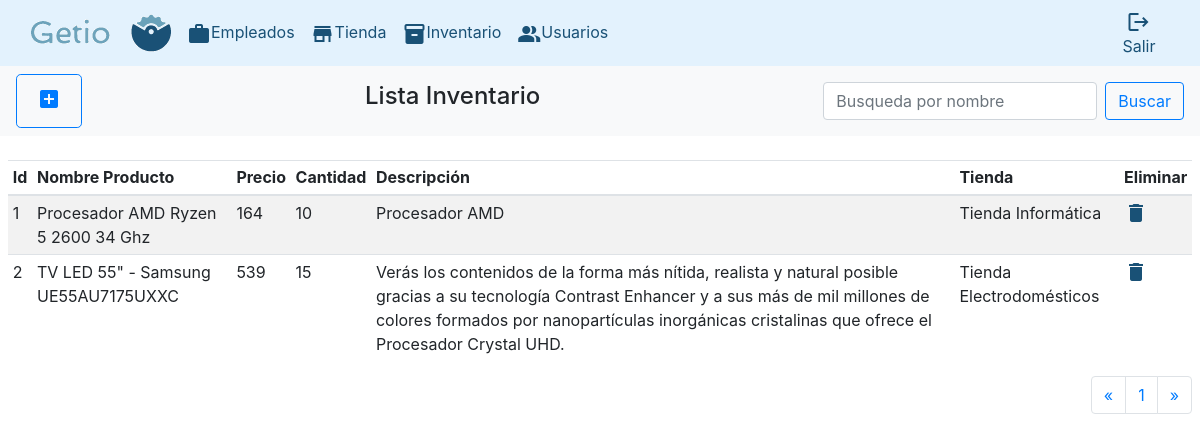
The page /?controller=inventario&&action=showInventario (signed in) on the database its author committed.
### tables this page shows
CREATE TABLE inventario (
	id_inventario INT UNSIGNED AUTO_INCREMENT PRIMARY KEY,
    nombre_producto VARCHAR(60) NOT NULL,
    precio DOUBLE NOT NULL,
    cantidad INT NOT NULL DEFAULT 0,
	descripcion VARCHAR(500) NOT NULL,
    id_tienda INT UNSIGNED NOT NULL,
    FOREIGN KEY(id_tienda) REFERENCES tienda(id_tienda)
);

CREATE TABLE tienda (
	id_tienda INT UNSIGNED AUTO_INCREMENT PRIMARY KEY,
    nombre_tienda VARCHAR(60) NOT NULL UNIQUE,
    direccion VARCHAR(250) NOT NULL,
    codigo_postal VARCHAR(10) NOT NULL,
    telefono VARCHAR(20) NOT NULL,
    id_provincia INT UNSIGNED NOT NULL,
    FOREIGN KEY(id_provincia) REFERENCES provincia(id_provincia)
);

### index.php (called while the page is built, shortened)
<?php
	if (isset($_GET['controller']) && isset($_GET['action'])) {
		$controller=$_GET['controller'];
		$action=$_GET['action'];
	}else{
		$controller='index';
		$action='login';
	}
	require_once('Views/Layouts/layout.php');
?>

### Controllers/InventarioController.php (called while the page is built, shortened)
<?php
class InventarioController
{
	function showInventario(){
		$listaInventario=Inventario::all();
		require_once('Views/Inventario/showInventario.php');
	}
}
?>

### Model/Inventario.php (called while the page is built, shortened)
<?php
class Inventario
{
	private $id_inventario;
	private $nombre_producto;
	private $precio;
	private $cantidad;
	private $descripcion;
	private $tienda;
	public function getIdInventario(){
		return $this->id_inventario;
	}
	public function setIdInventario($id_inventario){
		$this->id_inventario = $id_inventario;
	}
	public function getNombreProducto(){
		return $this->nombre_producto;
	}
	public function setNombreProducto($nombre_producto){
		$this->nombre_producto = $nombre_producto;
	}
	public function getPrecio(){
		return $this->precio;
	}
	public function setPrecio($precio){
		$this->precio = $precio;
	}
	public function getCantidad(){
		return $this->cantidad;
	}
	public function setCantidad($cantidad){
		$this->cantidad = $cantidad;
	}
	public function getDescripcion(){
		return $this->descripcion;
	}
	public function setDescripcion($descripcion){
		$this->descripcion = $descripcion;
	}
	public function getTienda(){
		return $this->tienda;
	}
	public function setTienda($tienda){
		$this->tienda = $tienda;
	}
	public static function all(){
		$db=Db::getConnect();
		$listaInventario=[];
		$select=$db->query('SELECT *
							FROM inventario INNER JOIN tienda
							ON inventario.id_tienda = tienda.id_tienda
							ORDER BY id_inventario');
		foreach($select->fetchAll() as $inventario){
			$listaInventario[]=new Inventario($inventario['id_inventario'],$inventario['nombre_producto'],$inventario['precio'],
				$inventario['cantidad'],$inventario['descripcion'],$inventario['nombre_tienda']);
		}
		return $listaInventario;
	}
}
?>

### Views/Inventario/showInventario.php (the view, shortened to what this page needs)
<?php
  if($_SESSION["nombre"] ?? null) {
?>
<div>
	<nav class="navbar navbar-light bg-light w-100">
		<a href="?controller=inventario&action=register"
			class="btn btn-outline-primary btn-lg"
			role="button" aria-disabled="true"><span class='material-icons md-18 p-1'>
			add_box</span>
		</a>
		<h4>Lista Inventario</h4>
		<form class="form-inline" action="?controller=inventario&action=search" method="post">
			<input class="form-control mr-sm-2" type="search" id="nombre_producto" name="nombre_producto"
				placeholder="Busqueda por nombre" aria-label="Search">
			<button class="btn btn-outline-primary my-2 my-sm-0" type="submit">Buscar</button>
		</form>
	</nav>
	<br/>
	<div class="table table-striped pl-2 pr-2">
		<table class="table table-hover table-sm">
			<thead>
				<tr>
					<th>Id</th>
					<th>Nombre Producto</th>
					<th>Precio</th>
					<th>Cantidad</th>
					<th>Descripción</th>
					<th>Tienda</th>
					<th>Eliminar</th>
				</tr>
			</thead>
			<tbody style="cursor: pointer;">
					<?php foreach ($listaInventario as$inventario) {?>
					<tr onclick="document.location='?controller=inventario&&action=updateInventario&&id_inventario=<?php
						echo $inventario->getIdInventario()?>'">
						<td><?php echo $inventario->getIdInventario(); ?></a> </td>
						<td><?php echo $inventario->getNombreProducto(); ?></td>
						<td><?php echo $inventario->getPrecio(); ?></td>
						<td><?php echo $inventario->getCantidad(); ?></td>
						<td><?php echo $inventario->getDescripcion(); ?></td>
						<td><?php echo $inventario->getTienda(); ?></td>
						<td><span class='material-icons md-18'>
						<a href="?controller=inventario&&action=delete&&id_inventario=<?php
						echo $inventario->getIdInventario() ?>" style="color:#195176;">delete</a></span></td>
					</tr>
					<?php } ?>
			</tbody>
		</table>
	</div>
	<nav class="nav justify-content-end mr-2" aria-label="Page navigation example">
  		<ul class="pagination">
			<li class="page-item">
				<a class="page-link" href="#" aria-label="Previous">
					<span aria-hidden="true">&laquo;</span>
				</a>
			</li>
			<li class="page-item"><a class="page-link" href="#">1</a></li>
			<li class="page-item">
				<a class="page-link" href="#" aria-label="Next">
					<span aria-hidden="true">&raquo;</span>
				</a>
			</li>
		</ul>
	</nav>
</div>
<?php
  }else require_once('Views/Errores/accesoDenegado.php');
?>

### Views/Layouts/layout.php (shortened to what this page needs)
<!DOCTYPE html>
<html lang="es">
<head>
	<link rel="stylesheet" type="text/css" href="../TiendaBootstrap/style.scss">
	<link rel="stylesheet" href="https://stackpath.bootstrapcdn.com/bootstrap/4.3.1/css/bootstrap.min.css">
</head>
<body>
	<header>
		<?php
			if($_SESSION["nombre"] ?? null) {
				require_once('cabecera.php');
			} else echo "";
		?>
	</header>
	<section>
		<?php
			require_once('routing.php');
		?>
	</section>
</body>
</html>

### Views/Layouts/cabecera.php (shortened to what this page needs)
<nav class="navbar navbar-expand-lg navbar-light" style="background-color: #e3f2fd;">
  <div class="container-fluid">
    <a class="nav-link-primary" href="?controller=index&action=index" style="color:#195176;">
    <img src="../TiendaBootstrap/images/LogoGetio.png"></a>
    <div class="collapse navbar-collapse" id="navbarNav">
      <ul class="navbar-nav">
        <li class="nav-item">
          <a class="nav-link-primary p-2 ml-2" href="?controller=empleado&&action=showEmpleado" style="color:#195176;">
            <span class="material-icons md-18 align-middle">work</span>Empleados</a>
        </li>
      </ul>
      <ul class="navbar-nav">
        <li class="nav-item">
          <a class="nav-link-primary p-2" href="?controller=tienda&&action=showTienda" style="color:#195176;">
            <span class="material-icons md-18 align-middle">store</span>Tienda</a>
        </li>
      </ul>
      <ul class="navbar-nav">
        <li class="nav-item">
          <a class="nav-link-primary p-2" href="?controller=inventario&&action=showInventario" style="color:#195176;">
            <span class="material-icons md-18 align-middle">inventory</span>Inventario</a>
        </li>
      </ul>
      <ul class="navbar-nav">
        <li class="nav-item">
          <a class="nav-link-primary p-2" href="?controller=usuario&&action=showUsuario" style="color:#195176;">
            <span class="material-icons md-18 align-middle">people_alt</span>Usuarios</a>
        </li>
      </ul>
    </div>
  </div>
  <div class="collapse navbar-collapse" id="navbarNav">
    <ul class="navbar-nav float-right">
      <li class="nav-item">
        <a class="nav-link-primary p-1" href="?controller=index&&action=logout" style="color:#195176;">
        <span class="material-icons md-18 align-middle">logout</span>Salir</a>
      </li>
    </ul>
  </div>
</nav>

### routing.php (shortened to what this page needs)
<?php
$controllers=array(
	'index'=>['index','login','logout','error'],
	'empleado'=>['register','save','showEmpleado','updateEmpleado','update','delete','search'],
	'tienda'=>['register','save','showTienda','updateTienda','update','delete','search'],
	'inventario'=>['register','save','showInventario','updateInventario','update','delete','search'],
	'usuario'=>['register','save','showUsuario','updateUsuario','update','delete','search']
);
if (array_key_exists($controller, $controllers)) {
	if (in_array($action, $controllers[$controller])) {
		call($controller, $action);
	}
	else{
		call('index','errorRuta');
	}
}else{
	call('index','errorLogin');
}
function call($controller, $action){
	switch ($controller) {
		case 'inventario':
			require_once('Model/Inventario.php');
			$controller= new InventarioController();
			break;
	}
	$controller->{$action}();
}
?>

### rows shown on the page
inventario: id_inventario "1", nombre_producto "Procesador AMD Ryzen 5 2600 34 Ghz", precio "164", cantidad "10", descripcion "Procesador AMD", id_tienda.nombre_tienda "Tienda Informática"
inventario: id_inventario "2", nombre_producto "TV LED 55\" - Samsung UE55AU7175UXXC", precio "539", cantidad "15", descripcion "Verás los contenidos de la forma más nítida, realista y natural posible gracias a su tecnología Contrast Enhancer y a sus más de mil millones de colores formados por nanopartículas inorgánicas cristalinas que ofrece el Procesador Crystal UHD.", id_tienda.nombre_tienda "Tienda Electrodomésticos"
